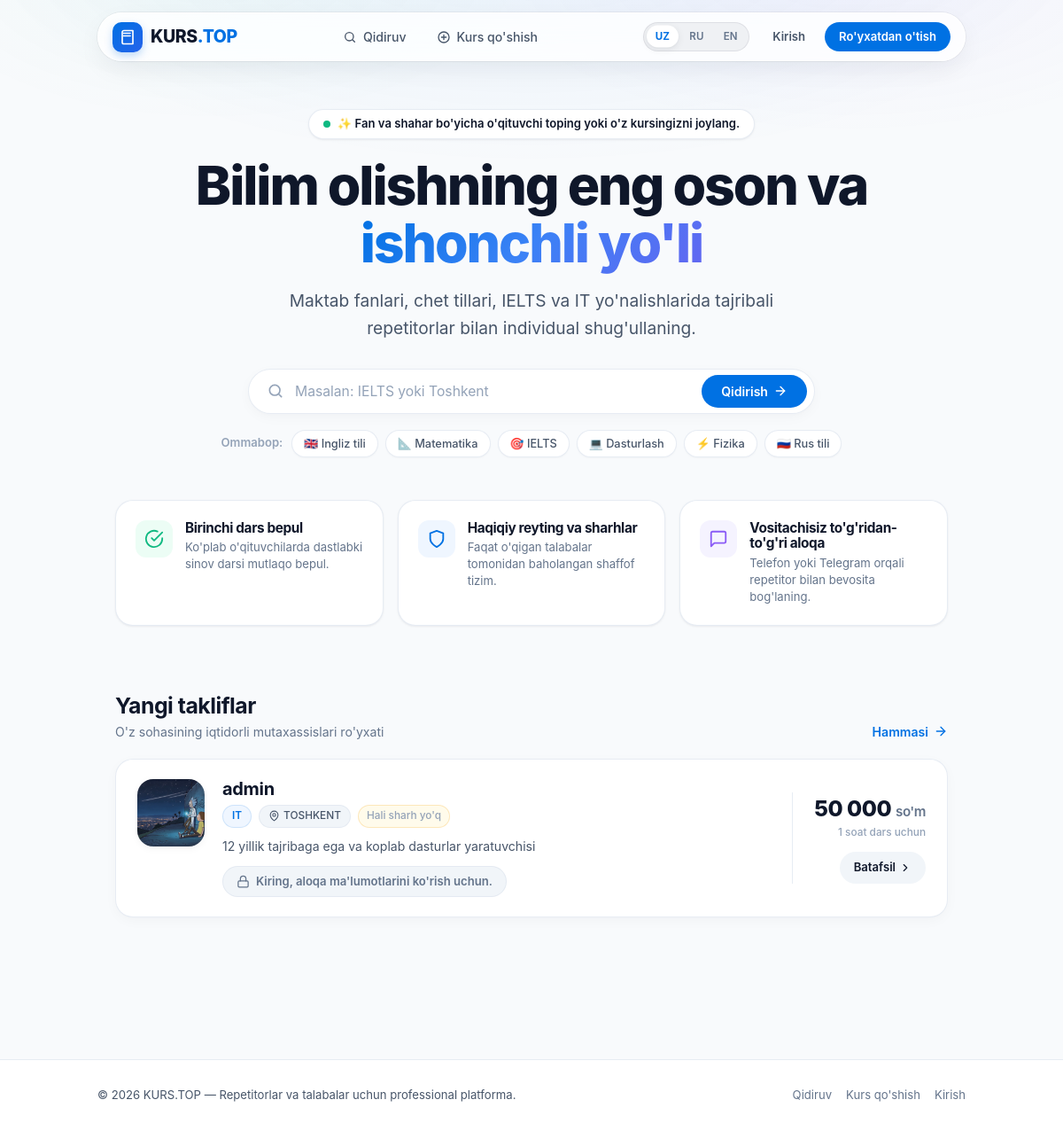
The page / on the database its author committed.
### tables this page shows
CREATE TABLE tutors (
            id INTEGER PRIMARY KEY AUTOINCREMENT,
            ism TEXT NOT NULL,
            fan TEXT NOT NULL,
            shahar TEXT NOT NULL,
            narx INTEGER NOT NULL
        , user_id INTEGER, telefon TEXT, tavsif TEXT, rasm TEXT, telegram TEXT, bepul_dars INTEGER DEFAULT 0, korishlar INTEGER DEFAULT 0);

### app.py (the view)
@app.route("/")
def bosh():
    con = db()
    tutors = con.execute(REYTING_SQL + " ORDER BY t.id DESC LIMIT 3").fetchall()
    con.close()
    return render_template("bosh.html", tutors=tutors)

### app.py (called while the page is built)
@app.before_request
def har_bir_sorov_boshi():
    if not request.path.startswith("/static/"):
        if os.environ.get("VERCEL"):
            sync_db_from_blob()

def joriy_til():
    til_kodi = session.get("lang")
    return til_kodi if til_kodi in ("ru", "en") else "uz"

def tr(key, **kw):
    juft = TR.get(key)
    if juft is None:
        return key
    matn = juft[TILLAR.index(joriy_til())]
    return matn.format(**kw) if kw else matn

def db():
    con = sqlite3.connect(DB)
    con.row_factory = sqlite3.Row
    return con

def csrf_token():
    if "csrf" not in session:
        session["csrf"] = secrets.token_hex(16)
    return session["csrf"]

def is_admin():
    return session.get("login") in ADMINLAR

@app.before_request
def csrf_himoya():
    if request.method == "POST" and not csrf_ok():
        return tr("csrf_xato"), 400

@app.context_processor
def umumiy():
    return dict(
        user=session.get("user_ism"),
        user_id=session.get("user_id"),
        admin=is_admin(),
        csrf=csrf_token(),
        tr=tr,
        lang=joriy_til(),
        static_version=STATIC_VERSION,
    )

### templates/bosh.html (shortened to what this page needs)
{% extends "base.html" %}
{% block content %}
<section class="hero-section">
  <div class="hero-content">
    <div class="hero-badge">
      <span class="badge-pulse"></span>
      <span class="badge-text">✨ {{ tr('bosh_p') }}</span>
    </div>
    <h1 class="hero-title">
      Bilim olishning eng oson va <span class="gradient-text">ishonchli yo'li</span>
    </h1>
    <p class="hero-subtitle">
      Maktab fanlari, chet tillari, IELTS va IT yo'nalishlarida tajribali repetitorlar bilan individual shug'ullaning.
    </p>
    <form class="hero-search-box" action="/qidiruv" method="get">
      <div class="search-input-group">
        <svg class="search-svg" viewBox="0 0 24 24" fill="none" stroke="currentColor" stroke-width="2" stroke-linecap="round" stroke-linejoin="round">
          <circle cx="11" cy="11" r="7"/><path d="m20 20-3.5-3.5"/>
        </svg>
        <input type="text" name="q" placeholder="{{ tr('qid_ph') }}" autocomplete="off">
      </div>
      <button type="submit" class="hero-search-btn">
        <span>{{ tr('qidirish') }}</span>
        <svg viewBox="0 0 24 24" fill="none" stroke="currentColor" stroke-width="2" stroke-linecap="round" stroke-linejoin="round"><path d="M5 12h14"/><path d="m12 5 7 7-7 7"/></svg>
      </button>
    </form>
    <div class="quick-category-chips">
      <span class="chips-label">Ommabop:</span>
      <a href="/qidiruv?q=Ingliz+tili" class="chip">🇬🇧 Ingliz tili</a>
      <a href="/qidiruv?q=Matematika" class="chip">📐 Matematika</a>
      <a href="/qidiruv?q=IELTS" class="chip">🎯 IELTS</a>
      <a href="/qidiruv?q=Dasturlash" class="chip">💻 Dasturlash</a>
      <a href="/qidiruv?q=Fizika" class="chip">⚡ Fizika</a>
      <a href="/qidiruv?q=Rus+tili" class="chip">🇷🇺 Rus tili</a>
    </div>
  </div>
  <div class="hero-features-grid">
    <div class="feature-card">
      <div class="feature-icon icon-emerald">
        <svg viewBox="0 0 24 24" fill="none" stroke="currentColor" stroke-width="2" stroke-linecap="round" stroke-linejoin="round"><path d="M22 11.08V12a10 10 0 1 1-5.93-9.14"/><polyline points="22 4 12 14.01 9 11.01"/></svg>
      </div>
      <div class="feature-text">
        <h3>{{ tr('bepul_dars') }}</h3>
        <p>Ko'plab o'qituvchilarda dastlabki sinov darsi mutlaqo bepul.</p>
      </div>
    </div>
    <div class="feature-card">
      <div class="feature-icon icon-blue">
        <svg viewBox="0 0 24 24" fill="none" stroke="currentColor" stroke-width="2" stroke-linecap="round" stroke-linejoin="round"><path d="M12 22s8-4 8-10V5l-8-3-8 3v7c0 6 8 10 8 10z"/></svg>
      </div>
      <div class="feature-text">
        <h3>Haqiqiy reyting va sharhlar</h3>
        <p>Faqat o'qigan talabalar tomonidan baholangan shaffof tizim.</p>
      </div>
    </div>
    <div class="feature-card">
      <div class="feature-icon icon-purple">
        <svg viewBox="0 0 24 24" fill="none" stroke="currentColor" stroke-width="2" stroke-linecap="round" stroke-linejoin="round"><path d="M21 15a2 2 0 0 1-2 2H7l-4 4V5a2 2 0 0 1 2-2h14a2 2 0 0 1 2 2z"/></svg>
      </div>
      <div class="feature-text">
        <h3>Vositachisiz to'g'ridan-to'g'ri aloqa</h3>
        <p>Telefon yoki Telegram orqali repetitor bilan bevosita bog'laning.</p>
      </div>
    </div>
  </div>
</section>
<section class="tutors-section">
  <div class="section-header">
    <div>
      <h2 class="section-title">{{ tr('yangi_takliflar') }}</h2>
      <p class="section-sub">O'z sohasining iqtidorli mutaxassislari ro'yxati</p>
    </div>
    <a href="/qidiruv" class="link-arrow">
      <span>{{ tr('hammasi') }}</span>
      <svg viewBox="0 0 24 24" fill="none" stroke="currentColor" stroke-width="2" stroke-linecap="round" stroke-linejoin="round"><path d="M5 12h14"/><path d="m12 5 7 7-7 7"/></svg>
    </a>
  </div>
  <div class="cards-stack">
    {% for t in tutors %}
      {% include "karta.html" %}
    {% endfor %}
  </div>
</section>
{% endblock %}

### templates/karta.html (shortened to what this page needs)
<article class="apple-card">
  <div class="card-main">
    <a href="/repetitor/{{ t.id }}" class="avatar-wrap" aria-label="{{ t.ism }}">
      {% if t.rasm %}
        <img class="avatar-img" src="/static/uploads/{{ t.rasm }}" alt="{{ t.ism }}" loading="lazy">
      {% else %}
        <div class="avatar-fallback">{{ t.ism[:1]|upper }}</div>
      {% endif %}
    </a>
    <div class="card-body">
      <div class="card-header-line">
        <h3 class="tutor-name">
          <a href="/repetitor/{{ t.id }}">{{ t.ism }}</a>
        </h3>
      </div>
      <div class="badges-row">
        <span class="badge-subject">{{ t.fan }}</span>
        <span class="badge-city">
          <svg viewBox="0 0 24 24" fill="none" stroke="currentColor" stroke-width="2" stroke-linecap="round" stroke-linejoin="round"><path d="M20 10c0 6-8 12-8 12s-8-6-8-12a8 8 0 0 1 16 0Z"/><circle cx="12" cy="10" r="3"/></svg>
          {{ t.shahar }}
        </span>
        <div class="rating-badge">
          {% if t.sharh_soni %}
            <span class="star-icon">★</span>
            <span class="rating-val">{{ t.reyting }}</span>
            <span class="rating-count">({{ tr('sharh_n', n=t.sharh_soni) }})</span>
          {% else %}
            <span class="no-rating">{{ tr('hali_sharh_yoq') }}</span>
          {% endif %}
        </div>
      </div>
      {% if t.tavsif %}
        <p class="tutor-bio">{{ t.tavsif[:130] }}{% if t.tavsif|length > 130 %}...{% endif %}</p>
      {% endif %}
      {% if t.telefon or t.telegram %}
        <div class="card-contacts">
          {% if user %}
            {% if t.telefon %}
              <a class="btn-contact btn-phone" href="tel:{{ t.telefon }}">
                <svg viewBox="0 0 24 24" fill="none" stroke="currentColor" stroke-width="2" stroke-linecap="round" stroke-linejoin="round"><path d="M22 16.92v3a2 2 0 0 1-2.18 2 19.79 19.79 0 0 1-8.63-3.07 19.5 19.5 0 0 1-6-6 19.79 19.79 0 0 1-3.07-8.67A2 2 0 0 1 4.11 2h3a2 2 0 0 1 2 1.72 12.84 12.84 0 0 0 .7 2.81 2 2 0 0 1-.45 2.11L8.09 9.91a16 16 0 0 0 6 6l1.27-1.27a2 2 0 0 1 2.11-.45 12.84 12.84 0 0 0 2.81.7A2 2 0 0 1 22 16.92z"/></svg>
                <span>{{ t.telefon[:4] }} {{ t.telefon[4:6] }} {{ t.telefon[6:9] }} {{ t.telefon[9:11] }} {{ t.telefon[11:] }}</span>
              </a>
            {% endif %}
            {% if t.telegram %}
              <a class="btn-contact btn-tg" href="https://t.me/{{ t.telegram }}" target="_blank" rel="noopener">
                <svg viewBox="0 0 24 24" fill="currentColor"><path d="M12 2C6.48 2 2 6.48 2 12s4.48 10 10 10 10-4.48 10-10S17.52 2 12 2zm4.64 6.8c-.15 1.58-.8 5.42-1.13 7.19-.14.75-.42 1-.68 1.03-.58.05-1.02-.38-1.58-.75-.88-.58-1.38-.94-2.23-1.5-.99-.65-.35-1.01.22-1.59.15-.15 2.71-2.48 2.76-2.69a.2.2 0 00-.05-.18c-.06-.05-.14-.03-.21-.02-.09.02-1.49.95-4.22 2.79-.4.27-.76.41-1.08.4-.36-.01-1.04-.2-1.55-.37-.63-.2-1.12-.31-1.08-.66.02-.18.27-.36.75-.55 2.92-1.27 4.86-2.11 5.83-2.52 2.78-1.16 3.35-1.36 3.73-1.36.08 0 .27.02.39.12.1.08.13.19.14.27-.01.06.01.24 0 .38z"/></svg>
                <span>Telegram</span>
              </a>
            {% endif %}
          {% else %}
            <a href="/kirish" class="btn-contact btn-locked">
              <svg viewBox="0 0 24 24" fill="none" stroke="currentColor" stroke-width="2" stroke-linecap="round" stroke-linejoin="round"><rect x="3" y="11" width="18" height="11" rx="2" ry="2"/><path d="M7 11V7a5 5 0 0 1 10 0v4"/></svg>
              <span>{{ tr('kiring') }}{{ tr('aloqa_korish') }}</span>
            </a>
          {% endif %}
        </div>
      {% endif %}
    </div>
  </div>
  <div class="card-side">
    <div class="price-container">
      <div class="price-amount">{{ '{:,}'.format(t.narx).replace(',', ' ') }} <span class="currency">{{ tr('som') }}</span></div>
      <div class="price-label">{{ tr('soat') }} dars uchun</div>
    </div>
    <a href="/repetitor/{{ t.id }}" class="btn-view-details">
      <span>Batafsil</span>
      <svg viewBox="0 0 24 24" fill="none" stroke="currentColor" stroke-width="2" stroke-linecap="round" stroke-linejoin="round"><path d="m9 18 6-6-6-6"/></svg>
    </a>
  </div>
</article>

### rows shown on the page
tutors: rasm (picture), ism "admin", fan "IT", shahar "TOSHKENT", tr "Hali sharh yo'q", tavsif "12 yillik tajribaga ega va koplab dasturlar yaratuvchisi", tr "Kiring", tr ", aloqa ma'lumotlarini ko'rish uchun.", narx "50 000", tr "so'm", tr "1 soat"

### other values the page prints
{{ tr('qidiruv') }} "Qidiruv"
{{ tr('kurs_qosh') }} "Kurs qo'shish"
{{ tr('kirish') }} "Kirish"
{{ tr('royxat') }} "Ro'yxatdan o'tish"
{{ tr('bosh_p') }} "Fan va shahar bo'yicha o'qituvchi toping yoki o'z kursingizni joylang."
{{ tr('qidirish') }} "Qidirish"
{{ tr('bepul_dars') }} "Birinchi dars bepul"
{{ tr('yangi_takliflar') }} "Yangi takliflar"
{{ tr('hammasi') }} "Hammasi"
